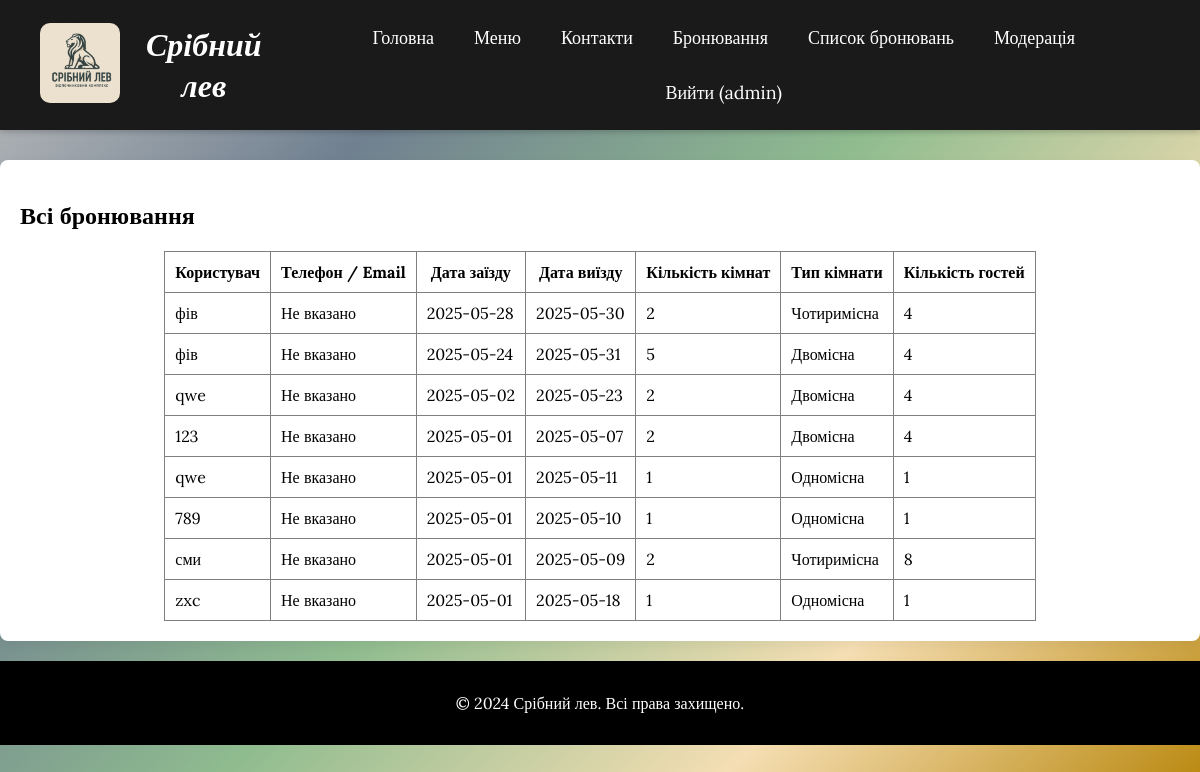
The page /bookings (signed in) on the database as committed earlier.
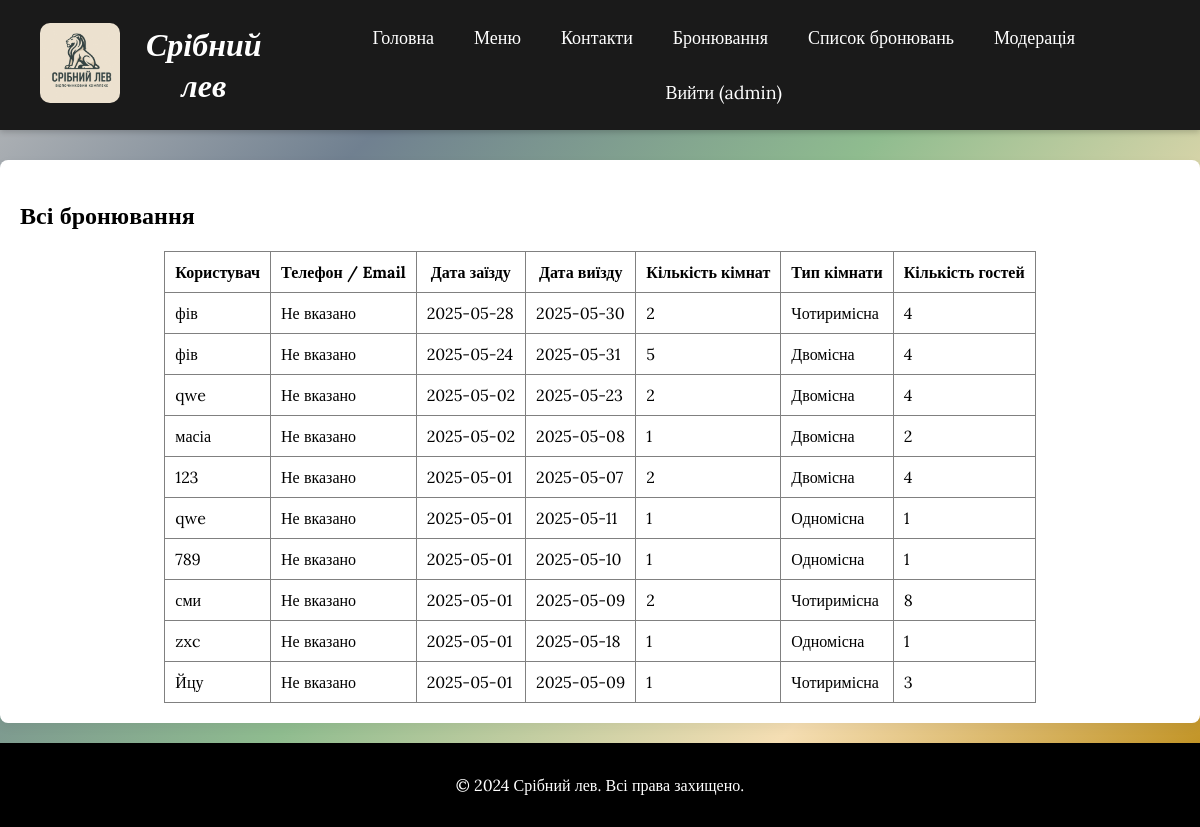
The same page on the database as committed later.
### tables this page shows
CREATE TABLE users (
                id INTEGER PRIMARY KEY AUTOINCREMENT,
                username TEXT UNIQUE NOT NULL,
                password TEXT NOT NULL,
                is_admin INTEGER NOT NULL DEFAULT 0
            );

CREATE TABLE reservations (
                id INTEGER PRIMARY KEY AUTOINCREMENT,
                date_from TEXT NOT NULL,
                date_to TEXT NOT NULL,
                rooms INTEGER NOT NULL,
                room_type TEXT NOT NULL,
                guests INTEGER NOT NULL,
                user_id INTEGER,
                FOREIGN KEY (user_id) REFERENCES users(id)
            );

### app.py (the view)
@app.route('/bookings')
@login_required
def bookings():
    if not current_user.is_admin:
        flash("Доступ заборонено!", "danger")
        return redirect(url_for('index'))
    conn = sqlite3.connect(DB)
    c = conn.cursor()
    c.execute('''
        SELECT r.id, r.date_from, r.date_to, r.rooms, r.room_type, r.guests,
               u.username, u.phone, u.email
        FROM reservations r
        JOIN users u ON r.user_id = u.id
        ORDER BY r.date_from DESC
    ''')
    reservations = c.fetchall()
    conn.close()
    return render_template('bookings.html', reservations=reservations)

### app.py (called while the page is built)
def get_user_by_id(user_id):
    conn = sqlite3.connect(DB)
    c = conn.cursor()
    c.execute("SELECT id, username, is_admin FROM users WHERE id = ?", (user_id,))
    row = c.fetchone()
    conn.close()
    if row:
        return User(row[0], row[1], bool(row[2]))
    return None

@login_manager.user_loader
def load_user(user_id):
    return get_user_by_id(user_id)

### templates/bookings.html (shortened to what this page needs)
{% extends "base.html" %}
{% block content %}
  <section>
    <h2>Всі бронювання</h2>
    {% if reservations %}
      <table border="1" cellpadding="10" cellspacing="0" style="margin: 0 auto; border-collapse: collapse;">
        <thead>
          <tr>
            <th>Користувач</th>
            <th>Телефон / Email</th>
            <th>Дата заїзду</th>
            <th>Дата виїзду</th>
            <th>Кількість кімнат</th>
            <th>Тип кімнати</th>
            <th>Кількість гостей</th>
          </tr>
        </thead>
        <tbody>
          {% for r in reservations %}
          <tr>
            <td>{{ r[6] }}</td>
            <td>
              {% if r[7] %}
                {{ r[7] }}
              {% elif r[8] %}
                {{ r[8] }}
              {% else %}
                Не вказано
              {% endif %}
            </td>
            <td>{{ r[1] }}</td>
            <td>{{ r[2] }}</td>
            <td>{{ r[3] }}</td>
            <td>{{ r[4] }}</td>
            <td>{{ r[5] }}</td>
          </tr>
          {% endfor %}
        </tbody>
      </table>
    {% else %}
      <p style="text-align: center;">Немає бронювань</p>
    {% endif %}
  </section>
{% endblock %}

### templates/base.html (shortened to what this page needs)
<!DOCTYPE html>
<html lang="uk">
<head>
    <link rel="stylesheet" href="{{ url_for('static', filename='style.css') }}" />
    <link rel="stylesheet" href="https://cdnjs.cloudflare.com/ajax/libs/font-awesome/6.0.0-beta3/css/all.min.css" />
</head>
<body>
<div id="page-content" class="fade-in">
    <header>
        <div class="logo-title">
            <img src="{{ url_for('static', filename='images/3ofLMZz.jpg') }}" alt="Логотип" class="logo" />
        </div>
        <div class="header-center">
            <h1 class="site-title">
                <a href="{{ url_for('index') }}" class="site-link">Срібний лев</a>
            </h1>
        </div>
        <nav>
            <a href="{{ url_for('index') }}">Головна</a>
            <a href="{{ url_for('menu') }}">Меню</a>
            <a href="{{ url_for('contacts') }}">Контакти</a>
            <a href="{{ url_for('reservation') }}">Бронювання</a>
            {% if current_user.is_authenticated %}
                {% if current_user.is_admin %}
                    <a href="{{ url_for('bookings') }}">Список бронювань</a>
                    <a href="{{ url_for('moderate_reviews') }}">Модерація</a>
                {% else %}
                    <a href="{{ url_for('my_bookings') }}">Мої бронювання</a>
                {% endif %}
                <a href="{{ url_for('logout') }}">Вийти ({{ current_user.username }})</a>
            {% else %}
                <a href="{{ url_for('login') }}">Увійти</a>
            {% endif %}
        </nav>
    </header>
    <main>
        {% block content %}{% endblock %}
    </main>
    <footer>
        <p>&copy; 2024 Срібний лев. Всі права захищено.</p>
    </footer>
</div>
</body>
</html>

### static/style.css (style rules this page uses)
body { font-family: Arial, sans-serif; margin: 0; padding: 0; background-color: #f4f4f4; }
header { position: fixed; top: 0; left: 0; width: 100%; z-index: 1000; display: flex; align-items: center; justify-content: space-between; padding: 20px 40px; background-color: #1a1a1a; color: white; box-shadow: 0 2px 6px rgba(0, 0, 0, 0.2); box-sizing: border-box; overflow-x: hidden; }
.logo-title { position: static; }
.logo { width: 80px; height: auto; border-radius: 10px; }
.header-center { flex-grow: 1; text-align: center; }
.site-title { margin: 0; font-size: 2rem; }
nav { display: flex; justify-content: center; gap: 20px; flex-wrap: wrap; }
nav a { color: white; text-decoration: none; font-size: 18px; padding: 6px 10px; border-radius: 4px; transition: background-color 0.3s, color 0.3s; }
section { padding: 20px; max-width: 1200px; margin: 20px auto; background-color: white; border-radius: 8px; box-shadow: 0 4px 12px rgba(0, 0, 0, 0.05); }
footer { background-color: #1a1a1a; color: white; text-align: center; padding: 10px; margin-top: 20px; }
main { padding-top: 80px; }
html, body { margin: 0; padding: 0; min-height: 100vh; display: flex; flex-direction: column; }
footer { background-color: #000; color: white; text-align: center; padding: 10px 0; width: 100%; }
html, body { margin: 0; padding: 0; height: 100%; overflow-x: hidden; }
body { background: linear-gradient(135deg, #c0c0c0, #708090, #8fbc8f, #f5deb3, #b8860b ); }

### templates/base.html (style rules this page uses)
html, body { height: 100%; margin: 0; }
body { font-family: 'Lora', serif; }
main { padding-top: 140px; }
footer { background-color: black; color: white; text-align: center; padding: 1em 0; width: 100%; }
.site-title { font-family: 'Lora', serif; font-weight: 600; font-style: italic; }
.site-link { color: inherit; text-decoration: none; }
.fade-in { animation: fadeIn 0.0s ease forwards; opacity: 0; }

Rows that differ between the two databases and show on the page:
added reservations: username "масіа", date_from "2025-05-02", date_to "2025-05-08", rooms "1", room_type "Двомісна", guests "2"
added reservations: username "Йцу", date_from "2025-05-01", date_to "2025-05-09", rooms "1", room_type "Чотиримісна", guests "3"
